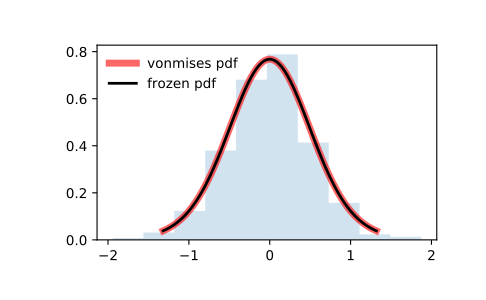

Generate this figure with Python:
from scipy.stats import vonmises
import matplotlib.pyplot as plt
fig, ax = plt.subplots(1, 1)

# Calculate a few first moments:

kappa = 3.99
mean, var, skew, kurt = vonmises.stats(kappa, moments='mvsk')

# Display the probability density function (``pdf``):

x = np.linspace(vonmises.ppf(0.01, kappa),
                vonmises.ppf(0.99, kappa), 100)
ax.plot(x, vonmises.pdf(x, kappa),
       'r-', lw=5, alpha=0.6, label='vonmises pdf')

# Alternatively, the distribution object can be called (as a function)
# to fix the shape, location and scale parameters. This returns a "frozen"
# RV object holding the given parameters fixed.

# Freeze the distribution and display the frozen ``pdf``:

rv = vonmises(kappa)
ax.plot(x, rv.pdf(x), 'k-', lw=2, label='frozen pdf')

# Check accuracy of ``cdf`` and ``ppf``:

vals = vonmises.ppf([0.001, 0.5, 0.999], kappa)
np.allclose([0.001, 0.5, 0.999], vonmises.cdf(vals, kappa))
# True

# Generate random numbers:

r = vonmises.rvs(kappa, size=1000)

# And compare the histogram:

ax.hist(r, density=True, histtype='stepfilled', alpha=0.2)
ax.legend(loc='best', frameon=False)
plt.show()
